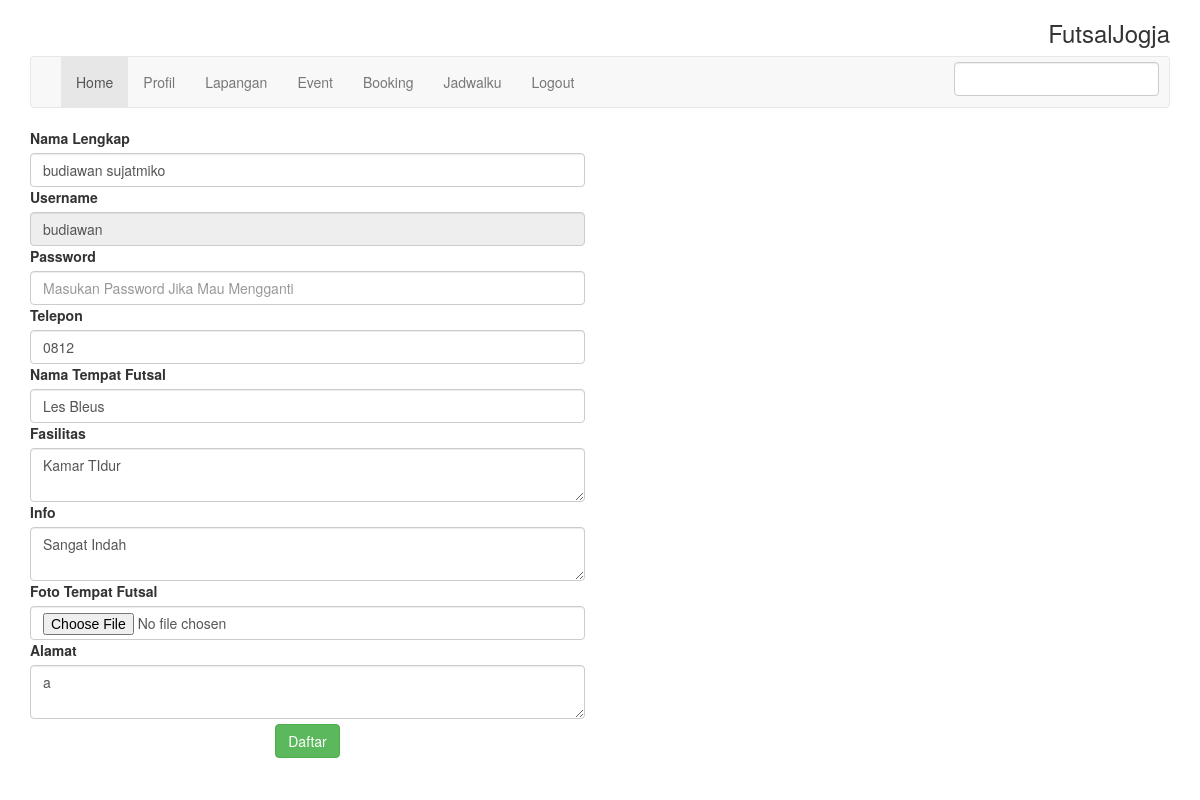
Screenshot of /index.php?p=profil&act=change (signed in) with the database file from the repository.
### tables this page shows
CREATE TABLE `owner_futsal` (
  `id_owner` int(11) NOT NULL,
  `username_owner` varchar(30) DEFAULT NULL,
  `password_owner` varchar(32) DEFAULT NULL,
  `nama_owner` varchar(30) DEFAULT NULL,
  `telp` varchar(50) DEFAULT NULL,
  `nama_futsal` varchar(50) DEFAULT NULL,
  `alamat_futsal` varchar(500) DEFAULT NULL,
  `fasilitas` varchar(300) DEFAULT NULL,
  `info_futsal` text,
  `foto_futsal` varchar(20) DEFAULT NULL,
  `status_aktif` enum('0','1') DEFAULT NULL
);

### includes/profile.php (called while the page is built, shortened)
<?php
$id = $_SESSION['id_user'];
if ($_SESSION['type'] == 'owner') {
	$query = mysqli_query($conn,"select * from owner_futsal where id_owner='$id'");
}
$obj = mysqli_fetch_object($query);
include('includes/profile/profil.php');
 ?>

### includes/profile/change.php (the view, shortened to what this page needs)
<?php if ($_SESSION['type']=='owner'): ?>
<div class="row">
	<div class="col-lg-6" >
	<form action="system/update-profile.php" method="post" enctype="multipart/form-data">
	<label>Nama Lengkap</label>
		<input type="text" name="fullname" class="form-control" required value="<?php echo $obj->nama_owner; ?>">
	<label>Username</label>
		<input type="text" disabled name="username" class="form-control" required value="<?php echo $obj->username_owner; ?>">
	<label>Password</label>
		<input type="password" name="password" class="form-control" placeholder="Masukan Password Jika Mau Mengganti">
	<label>Telepon</label>
		<input type="text" name="phone" class="form-control" required value="<?php echo $obj->telp; ?>">
		<label>Nama Tempat Futsal</label>
		<input type="text" name="futsalname" class="form-control" required value="<?php echo $obj->nama_futsal; ?>">
		<label>Fasilitas</label>
		<textarea class="form-control" required name="facility"><?php echo $obj->fasilitas; ?></textarea>
		<label>Info</label>
		<textarea class="form-control" required name="info"><?php echo $obj->info_futsal; ?></textarea>
		<label>Foto Tempat Futsal</label>
		<input type="file" name="foto" class="form-control" >
	<label>Alamat</label>
	<textarea class="form-control" required name="address"><?php echo $obj->alamat_futsal; ?></textarea>
<center>
	<button type="submit" class="btn btn-success" style="margin: 5px;">Daftar</button>
</center>	</form>
	</div>
</div>
<?php endif ?>

### rows the page displays
owner_futsal: fullname "budiawan sujatmiko", username "budiawan", phone "0812", futsalname "Les Bleus", facility "Kamar TIdur", info "Sangat Indah", address "a"
